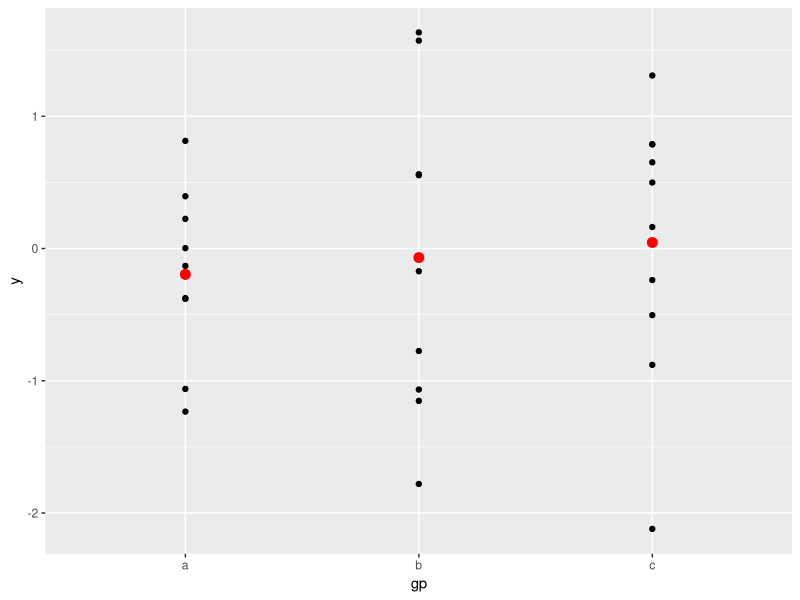
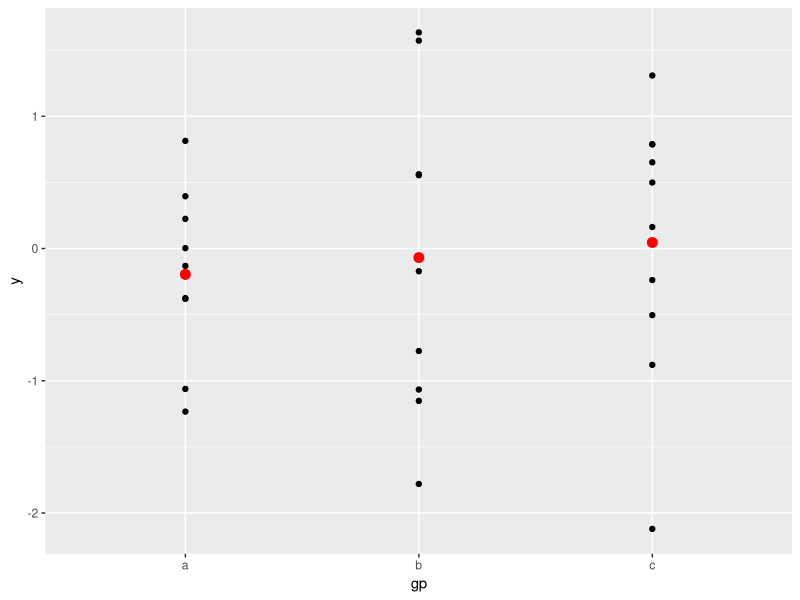
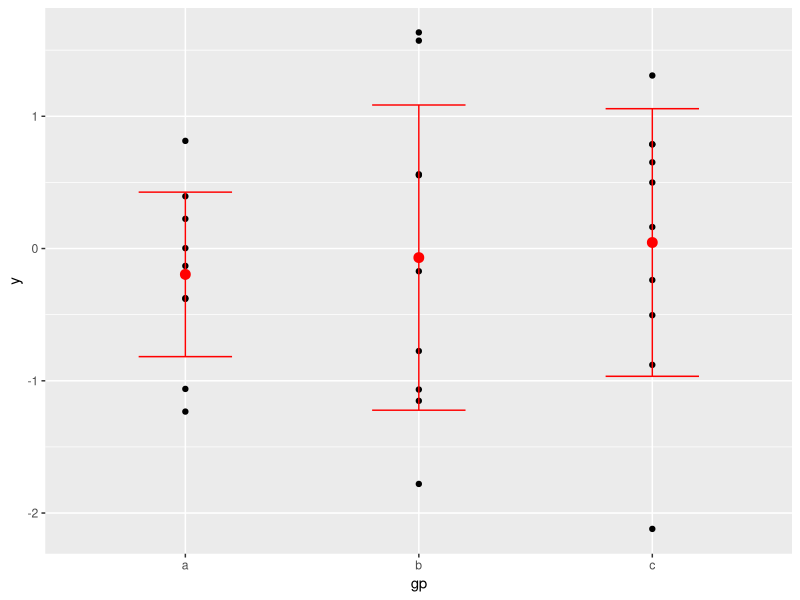

Here is the R script that generated these plots, in order:
# press Ctrl + Enter to run every line.


# 1 download a package for plotting (ggplot2)
# make sure that your computer is connected to the Internet.
install.packages("ggplot2")


# 2 Attach the ggplot2 package to your workspace. 
# This is what you must do in order to use functions in this package.
library(ggplot2)


# 3 Read the document of ggplot function in ggplot2.
?ggplot


# 4 Make up some data and the draw a plot
df <- data.frame(gp = factor(rep(letters[1:3], each = 10)),
                 y = rnorm(30))
# Compute sample mean and standard deviation in each group
ds <- plyr::ddply(df, "gp", plyr::summarise, mean = mean(y), sd = sd(y))

# Declare the data frame and common aesthetics.
# The summary data frame ds is used to plot
# larger red points in a second geom_point() layer.
# If the data = argument is not specified, it uses the
# declared data frame from ggplot(); ditto for the aesthetics.
ggplot(df, aes(x = gp, y = y)) +
  geom_point() +
  geom_point(data = ds, aes(y = mean),
             colour = 'red', size = 3)
# Same plot as above, declaring only the data frame in ggplot().
# Note how the x and y aesthetics must now be declared in
# each geom_point() layer.
ggplot(df) +
  geom_point(aes(x = gp, y = y)) +
  geom_point(data = ds, aes(x = gp, y = mean),
             colour = 'red', size = 3)
# Set up a skeleton ggplot object and add layers:
ggplot() +
  geom_point(data = df, aes(x = gp, y = y)) +
  geom_point(data = ds, aes(x = gp, y = mean),
             colour = 'red', size = 3) +
  geom_errorbar(data = ds, aes(x = gp, y = mean,
                               ymin = mean - sd, ymax = mean + sd),
                colour = 'red', width = 0.4)


# Now I am adding a new line!